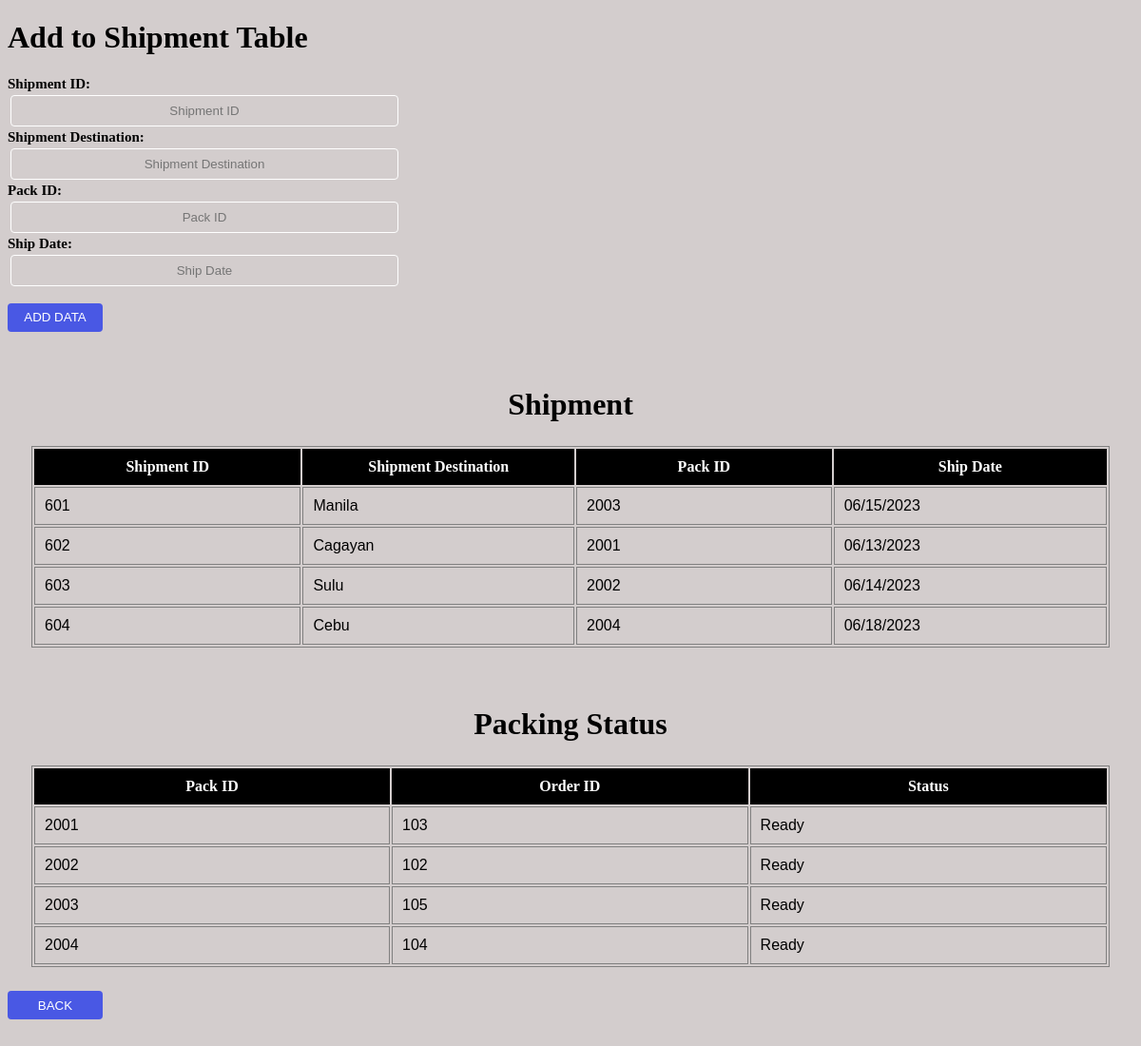
The app's page /shipment.php with its own data.
### tables this page shows
CREATE TABLE `shipment` (
  `ship_id` int(20) NOT NULL,
  `ship_destination` varchar(250) DEFAULT NULL,
  `pack_id` int(20) DEFAULT NULL,
  `ship_date` varchar(255) DEFAULT NULL
);

CREATE TABLE `pack` (
  `pack_id` int(20) NOT NULL,
  `order_id` int(20) DEFAULT NULL,
  `status` varchar(225) DEFAULT NULL
);

### shipment.php (the view, shortened to what this page needs)
<!DOCTYPE html>
<html lang="en">
<head>
</head>
<body>
    <h1>Add to Shipment Table</h1>
<form action="shipmentsave.php" method="POST">
        <div class="prod prod_id">Shipment ID:<br> <input type="text" id="prod" name="ship_id" placeholder="Shipment ID"required><br></div>
        <div class="prod prod_name">Shipment Destination:<br> <input type="text" id="prod" name="ship_destination" placeholder="Shipment Destination"required><br></div>
        <div class="prod prod_desc">Pack ID: <br><input type="text" id="prod" name="pack_id" placeholder="Pack ID"required><br></div>
        <div class="prod prod_desc">Ship Date: <br><input type="text" id="prod" name="ship_date" placeholder="Ship Date"required><br></div>
        <div class="subBtn"><input type="submit" id="AddBtn" name="submit" value="ADD DATA"></div>
    </form>
    <h1 class="header"><br>Shipment</h1>
    <?php
        include("config.php");
        $sql = "SELECT * FROM shipment";
        $result = $conn->query($sql);
        if ($result->num_rows > 0) {
            echo "<table>";
            echo "<tr>";
            echo "<th>Shipment ID</th><th>Shipment Destination</th><th>Pack ID</th><th>Ship Date</th>";
            echo "</tr>";
            while ($row = $result->fetch_assoc()) {
                echo "<tr>";
                echo "<td>" . $row['ship_id'] . "</td>";
                echo "<td>" . $row['ship_destination'] . "</td>";
                echo "<td>" . $row['pack_id'] . "</td>";
                echo "<td>" . $row['ship_date'] . "</td>";
                echo "</tr>";
            }
            echo "</table>";
        }
    ?>
      <h1 class="header"><br>Packing Status</h1>
    <?php
        include("config.php");
        $sql = "SELECT * FROM pack";
        $result = $conn->query($sql);
        if ($result->num_rows > 0) {
            echo "<table>";
            echo "<tr>";
            echo "<th>Pack ID</th><th>Order ID</th><th>Status</th>";
            echo "</tr>";
            while ($row = $result->fetch_assoc()) {
                echo "<tr>";
                echo "<td>" . $row['pack_id'] . "</td>";
                echo "<td>" . $row['order_id'] . "</td>";
                echo "<td>" . $row['status'] . "</td>";
                echo "</tr>";
            }
            echo "</table>";
        }
    ?>
    <form method="POST" action="index.php">
        <div class="backBtn"><input type="submit" id="BACKbtn" name="search" value="BACK"></div>
    </form>
</body>
</html>

### shipment.php (style rules this page uses)
* { background-color: rgb(211, 205, 205); }
#prod { justify-content: center; width: 400px; height: 25px; padding: 3px; margin: 3px; border-radius: 4px; border: 1px solid white; text-align: center; }
.prod { font-size: 15px; font-family: 'Lucida Sans'; justify-content: center; align-items: center; display: row; color: black; font-weight: bold; }
#AddBtn { height: 30px; width: 100px; border-radius: 4px; border: 0; background-color: rgb(73, 88, 228); transition: 0.5s; color: white; margin-top: 15px; align-items: center; justify-content: center; display: flex; }
th { width: 400px; padding: 10px; background-color: black; color: white; }
tr { padding: 10px; }
table { border: 1px solid; border-color: gray; margin: 25px; }
td { border: 1px solid; border-color: gray; width: 50px; border-width: 1px; padding: 10px; font-family: 'Trebuchet MS', 'Lucida Sans Unicode', 'Lucida Grande', 'Lucida Sans', Arial, sans-serif; }
#BACKbtn { height: 30px; width: 100px; border-radius: 4px; border: 0; background-color: rgb(73, 88, 228); transition: 0.5s; color: white; margin-bottom: 20px; }
.header { text-align: center; }

### records on screen
shipment: ship_id "601", ship_destination "Manila", pack "2003", ship_date "06/15/2023"
shipment: ship_id "602", ship_destination "Cagayan", pack "2001", ship_date "06/13/2023"
shipment: ship_id "603", ship_destination "Sulu", pack "2002", ship_date "06/14/2023"
shipment: ship_id "604", ship_destination "Cebu", pack "2004", ship_date "06/18/2023"
pack: pack_id "2001", order "103", status "Ready"
pack: pack_id "2002", order "102", status "Ready"
pack: pack_id "2003", order "105", status "Ready"
pack: pack_id "2004", order "104", status "Ready"
